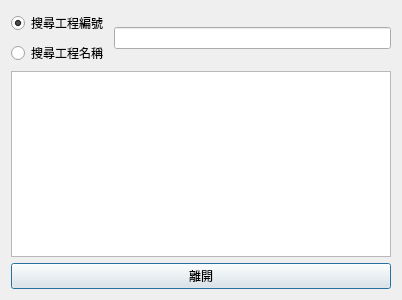
<?xml version="1.0" encoding="UTF-8"?>
<ui version="4.0">
 <class>Dialog</class>
 <widget class="QDialog" name="Dialog">
  <property name="geometry">
   <rect>
    <x>0</x>
    <y>0</y>
    <width>402</width>
    <height>300</height>
   </rect>
  </property>
  <property name="windowTitle">
   <string>編輯既有工程</string>
  </property>
  <layout class="QVBoxLayout" name="verticalLayout">
   <item>
    <layout class="QHBoxLayout" name="horizontalLayout">
     <item>
      <layout class="QVBoxLayout" name="verticalLayout_2">
       <item>
        <widget class="QRadioButton" name="qtSearchNumberRadioButton">
         <property name="text">
          <string>搜尋工程編號</string>
         </property>
         <property name="checked">
          <bool>true</bool>
         </property>
        </widget>
       </item>
       <item>
        <widget class="QRadioButton" name="qtSearchNameRadioButton">
         <property name="text">
          <string>搜尋工程名稱</string>
         </property>
        </widget>
       </item>
      </layout>
     </item>
     <item>
      <widget class="QLineEdit" name="qtSearchLineEdit"/>
     </item>
    </layout>
   </item>
   <item>
    <widget class="QTableView" name="qtTableView"/>
   </item>
   <item>
    <widget class="QPushButton" name="qtExitPushButton">
     <property name="text">
      <string>離開</string>
     </property>
    </widget>
   </item>
  </layout>
 </widget>
 <resources/>
 <connections/>
</ui>
